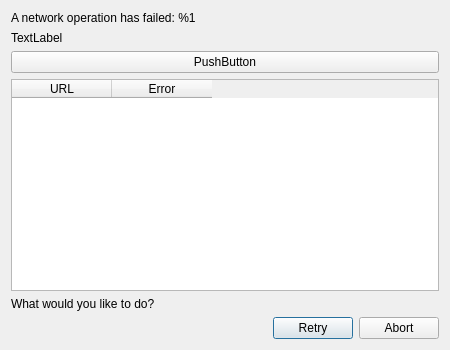
<?xml version="1.0" encoding="UTF-8"?>
<ui version="4.0">
 <class>NetworkJobFailedDialog</class>
 <widget class="QDialog" name="NetworkJobFailedDialog">
  <property name="geometry">
   <rect>
    <x>0</x>
    <y>0</y>
    <width>450</width>
    <height>350</height>
   </rect>
  </property>
  <property name="windowTitle">
   <string>Network error</string>
  </property>
  <property name="windowIcon">
   <iconset theme="QIcon::ThemeIcon::DialogWarning"/>
  </property>
  <layout class="QVBoxLayout" name="verticalLayout">
   <item>
    <widget class="QLabel" name="failLabel">
     <property name="sizePolicy">
      <sizepolicy hsizetype="Preferred" vsizetype="Fixed">
       <horstretch>0</horstretch>
       <verstretch>0</verstretch>
      </sizepolicy>
     </property>
     <property name="text">
      <string>A network operation has failed: %1</string>
     </property>
    </widget>
   </item>
   <item>
    <widget class="QLabel" name="requestCountLabel">
     <property name="sizePolicy">
      <sizepolicy hsizetype="Preferred" vsizetype="Fixed">
       <horstretch>0</horstretch>
       <verstretch>0</verstretch>
      </sizepolicy>
     </property>
     <property name="text">
      <string notr="true">TextLabel</string>
     </property>
    </widget>
   </item>
   <item>
    <widget class="QPushButton" name="detailsButton">
     <property name="text">
      <string notr="true">PushButton</string>
     </property>
    </widget>
   </item>
   <item>
    <widget class="QTableWidget" name="detailsTable">
     <property name="editTriggers">
      <set>QAbstractItemView::EditTrigger::NoEditTriggers</set>
     </property>
     <column>
      <property name="text">
       <string>URL</string>
      </property>
     </column>
     <column>
      <property name="text">
       <string>Error</string>
      </property>
     </column>
    </widget>
   </item>
   <item>
    <widget class="QLabel" name="userActionLabel">
     <property name="sizePolicy">
      <sizepolicy hsizetype="Preferred" vsizetype="Fixed">
       <horstretch>0</horstretch>
       <verstretch>0</verstretch>
      </sizepolicy>
     </property>
     <property name="text">
      <string>What would you like to do?</string>
     </property>
    </widget>
   </item>
   <item>
    <widget class="QDialogButtonBox" name="dialogButtonBox">
     <property name="standardButtons">
      <set>QDialogButtonBox::StandardButton::Abort|QDialogButtonBox::StandardButton::Retry</set>
     </property>
    </widget>
   </item>
  </layout>
 </widget>
 <resources/>
 <connections/>
</ui>
